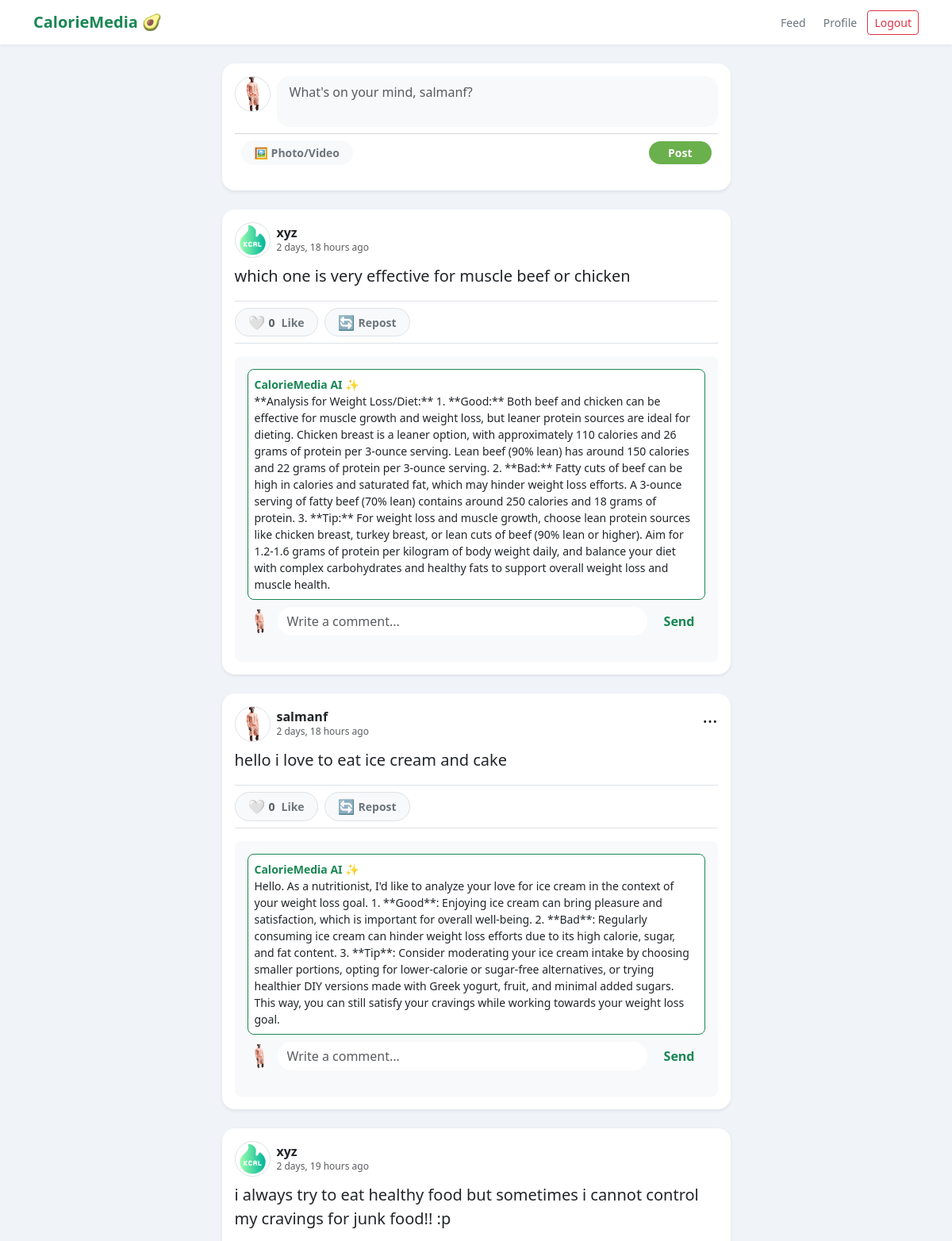
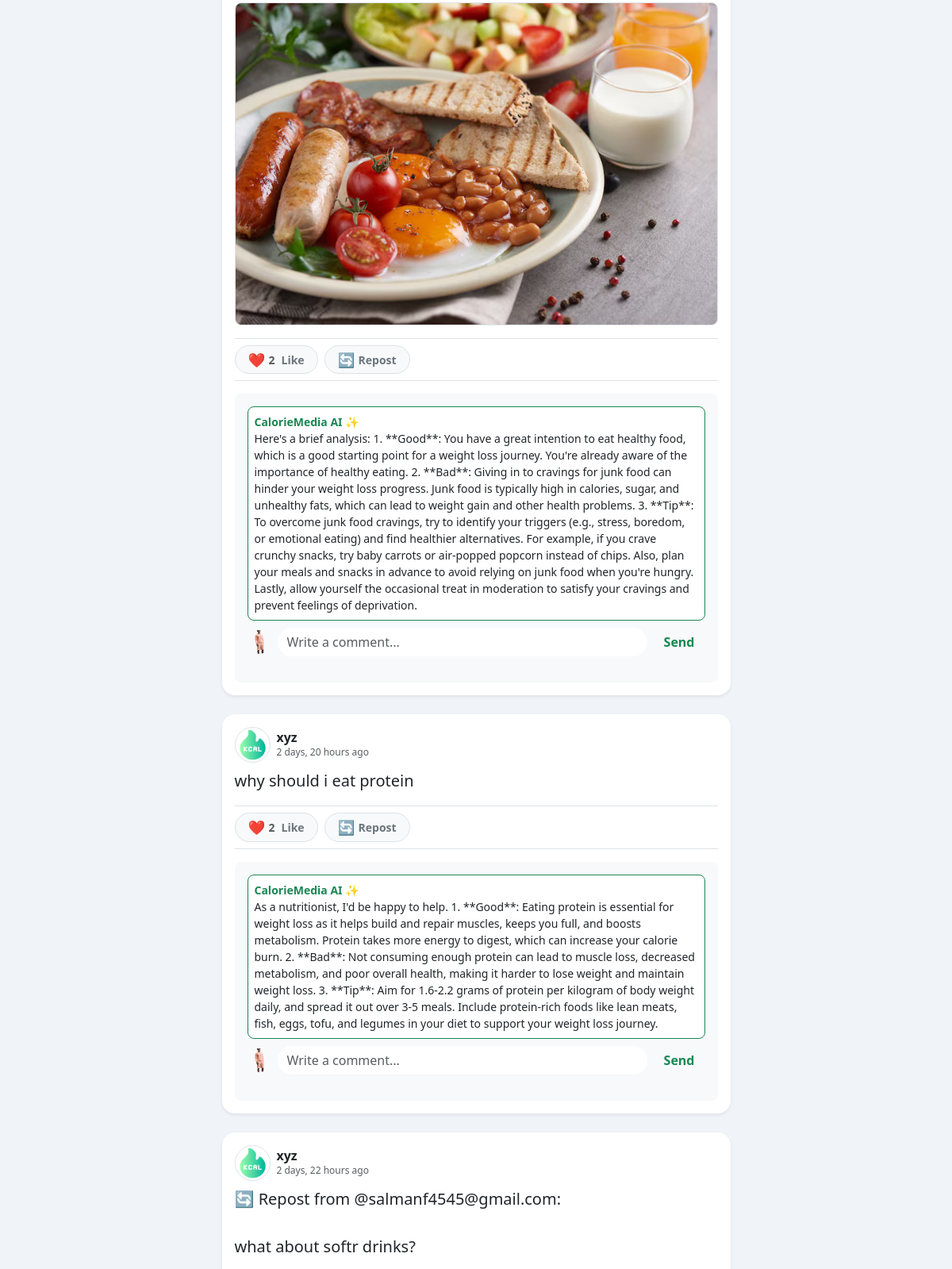
Screenshot of / (signed in, upper part) with the database file from the repository (2 pictures, top to bottom).
### accounts/models.py (models this page shows, shortened)
class Profile(models.Model):
    GOAL_CHOICES = [
        ('DIET', 'Lose Weight / Diet'),
        ('GAIN', 'Gain Fat / Muscle'),
    ]
    user = models.OneToOneField(User, on_delete=models.CASCADE)
    image = models.ImageField(default='default.jpg', upload_to='profile_pics')
    age = models.IntegerField(default=18)
    gender = models.CharField(max_length=10, default='Not Specified')
    weight = models.FloatField(help_text="in kg", default=60.0)
    height = models.FloatField(help_text="in cm", default=170.0)
    goal = models.CharField(max_length=4, choices=GOAL_CHOICES, default='DIET')

### feed/models.py (models this page shows, shortened)
class Post(models.Model):
    content = models.TextField()
    image = models.ImageField(upload_to='post_images', blank=True, null=True)
    date_posted = models.DateTimeField(default=timezone.now)
    author = models.ForeignKey(User, on_delete=models.CASCADE)
    likes = models.ManyToManyField(User, related_name='blog_posts', blank=True)

class Comment(models.Model):
    post = models.ForeignKey(Post, related_name='comments', on_delete=models.CASCADE)
    author_name = models.CharField(max_length=100)
    content = models.TextField()
    date_posted = models.DateTimeField(default=timezone.now)
    is_ai = models.BooleanField(default=False)

### feed/views.py (the view, shortened to what this page needs)
# urls.py: path('', feed_views.home, name='home'),
@login_required
def home(request):
    posts = Post.objects.all().order_by('-date_posted')
    return render(request, 'feed/home.html', {'posts': posts})

### templates/feed/home.html (shortened to what this page needs)
{% extends "base.html" %}
{% block content %}
<div class="row justify-content-center">
    <div class="col-md-7">
        <div class="card border-0 shadow-sm rounded-4 mb-4 p-3">
            <form method="POST" enctype="multipart/form-data">
                <div class="d-flex align-items-start">
                    <img src="{{ user.profile.image.url }}"
                         onerror="this.onerror=null;this.src='https://cdn-icons-png.flaticon.com/512/847/847969.png';"
                         class="rounded-circle me-2 border"
                         style="width: 45px; height: 45px; object-fit: cover; aspect-ratio: 1/1; object-position: center;">
                    <div class="w-100">
                        <textarea name="post_content"
                                  class="form-control border-0 bg-light rounded-4 px-3 py-2"
                                  rows="2"
                                  style="resize: none;"
                                  placeholder="What's on your mind, {{ user.username }}?" required></textarea>
                    </div>
                </div>
                <hr class="my-2 text-muted opacity-25">
                <div class="d-flex justify-content-between align-items-center px-2">
                    <div class="position-relative">
                        <label for="file-upload" class="btn btn-sm btn-light text-secondary fw-bold rounded-pill px-3">
                            🖼️ Photo/Video
                        </label>
                    </div>
                    <button type="submit" class="btn text-white rounded-pill px-4 fw-bold btn-sm" style="background-color: #6ab04c; border: none;">Post</button>
                </div>
            </form>
        </div>
        {% for post in posts %}
        <div class="card border-0 shadow-sm rounded-4 mb-4">
            <div class="card-body p-3">
                <div class="d-flex justify-content-between align-items-start mb-2">
                    <div class="d-flex align-items-center">
                        <img src="{{ post.author.profile.image.url }}"
                             onerror="this.onerror=null;this.src='https://cdn-icons-png.flaticon.com/512/847/847969.png';"
                             class="rounded-circle me-2 border"
                             style="width: 45px; height: 45px; object-fit: cover; aspect-ratio: 1/1; object-position: center;">
                        <div>
                            <h6 class="fw-bold mb-0 text-dark">{{ post.author.username }}</h6>
                            <small class="text-muted" style="font-size: 0.75rem;">{{ post.date_posted|timesince }} ago</small>
                        </div>
                    </div>
                    {% if post.author == user %}
                    <div class="dropdown">
                        <button class="btn btn-link text-dark text-decoration-none p-0 border-0"
                                type="button"
                                data-bs-toggle="dropdown"
                                aria-expanded="false"
                                style="font-size: 1.5rem; line-height: 1;">
                            &#8230;
                        </button>
                    </div>
                    {% endif %}
                </div>
                <p class="card-text fs-5 mb-3">{{ post.content|linebreaksbr }}</p>
                {% if post.image %}
                <div class="mb-3">
                    <img src="{{ post.image.url }}" class="img-fluid rounded-3 w-100 border" style="max-height: 500px; object-fit: cover;">
                </div>
                {% endif %}
                <div class="d-flex align-items-center gap-2 border-top border-bottom py-2 mb-3">
                    <button onclick="toggleLike({{ post.id }})"
                            class="btn btn-light btn-sm px-3 fw-bold border rounded-pill d-flex align-items-center gap-1"
                            style="transition: 0.2s;">
                        <span id="like-icon-{{ post.id }}" style="font-size: 1.1rem;">
                            {% if user in post.likes.all %}❤️{% else %}🤍{% endif %}
                        </span>
                        <span id="like-count-{{ post.id }}" class="text-muted">
                            {{ post.likes.count }}
                        </span>
                        <span class="text-secondary ms-1">Like</span>
                    </button>
                    <a href="{% url 'post-repost' post.id %}" class="btn btn-light btn-sm px-3 fw-bold border rounded-pill text-decoration-none d-flex align-items-center gap-1">
                        <span class="text-primary" style="font-size: 1.1rem;">🔄</span>
                        <span class="text-secondary">Repost</span>
                    </a>
                </div>
                <div class="bg-light p-3 rounded-3">
                    {% for comment in post.comments.all %}
                        <div class="d-flex mb-2">
                            <div class="flex-grow-1">
                                <div class="bg-white p-2 rounded-3 border {% if comment.is_ai %}border-success{% endif %}">
                                    <strong class="d-block small {% if comment.is_ai %}text-success{% else %}text-dark{% endif %}">
                                        {{ comment.author_name }} {% if comment.is_ai %}✨{% endif %}
                                    </strong>
                                    <span class="small">{{ comment.content }}</span>
                                </div>
                            </div>
                        </div>
                    {% endfor %}
                    <form method="POST" class="d-flex mt-2 align-items-center">
                        <img src="{{ user.profile.image.url }}"
                             onerror="this.onerror=null;this.src='https://cdn-icons-png.flaticon.com/512/847/847969.png';"
                             class="rounded-circle me-2"
                             style="width: 30px; height: 30px; object-fit: cover; aspect-ratio: 1/1; object-position: center;">
                        <input type="text" name="comment_content" class="form-control rounded-pill bg-white border-0" placeholder="Write a comment..." required>
                        <button type="submit" class="btn btn-link text-success text-decoration-none fw-bold ms-2">Send</button>
                    </form>
                </div>
            </div>
        </div>
        {% endfor %}
    </div>
</div>
{% endblock %}

### templates/base.html (style rules this page uses)
body { background-color: #f0f4f8; font-family: 'Poppins', sans-serif; color: #2d3436; }
body { background-color: #f0f4f8; color: #2d3436; font-family: 'Segoe UI', sans-serif; }
.card { border: none; border-radius: 15px; box-shadow: 0 4px 6px rgba(0,0,0,0.02); margin-bottom: 20px; }

### rows the page displays
Post: author.profile.image (picture), author.username "xyz", date_posted "2 days, 18 hours", content "which one is very effective for muscle beef or chicken", likes.count "0", profile.image (picture)
Comment: author_name "CalorieMedia AI", content "**Analysis for Weight Loss/Diet:** 1. **Good:** Both beef and chicken can be effective for muscle growth and weight loss, but leaner protein sources are ideal for dieting. Chicken breast is a leaner option, with approximately 110 calories and 26 grams of protein per 3-ounce serving. Lean beef (90% lean) has around 150 calories and 22 grams of protein per 3-ounce serving. 2. **Bad:** Fatty cuts of beef can be high in calories and saturated fat, which may hinder weight loss efforts. A 3-ounce serving of fatty beef (70% lean) contains around 250 calories and 18 grams of protein. 3. **Tip:** For weight loss and muscle growth, choose lean protein sources like chicken breast, turkey breast, or…"
Post: author.profile.image (picture), author.username "salmanf", date_posted "2 days, 18 hours", content "hello i love to eat ice cream and cake", likes.count "0", profile.image (picture)
Comment: author_name "CalorieMedia AI", content "Hello. As a nutritionist, I'd like to analyze your love for ice cream in the context of your weight loss goal. 1. **Good**: Enjoying ice cream can bring pleasure and satisfaction, which is important for overall well-being. 2. **Bad**: Regularly consuming ice cream can hinder weight loss efforts due to its high calorie, sugar, and fat content. 3. **Tip**: Consider moderating your ice cream intake by choosing smaller portions, opting for lower-calorie or sugar-free alternatives, or trying healthier DIY versions made with Greek yogurt, fruit, and minimal added sugars. This way, you can still satisfy your cravings while working towards your weight loss goal."
Post: author.profile.image (picture), author.username "xyz", date_posted "2 days, 19 hours", content "i always try to eat healthy food but sometimes i cannot control my cravings for junk food!! :p", image (picture), likes.count "2", profile.image (picture)
Comment: author_name "CalorieMedia AI", content "Here's a brief analysis: 1. **Good**: You have a great intention to eat healthy food, which is a good starting point for a weight loss journey. You're already aware of the importance of healthy eating. 2. **Bad**: Giving in to cravings for junk food can hinder your weight loss progress. Junk food is typically high in calories, sugar, and unhealthy fats, which can lead to weight gain and other health problems. 3. **Tip**: To overcome junk food cravings, try to identify your triggers (e.g., stress, boredom, or emotional eating) and find healthier alternatives. For example, if you crave crunchy snacks, try baby carrots or air-popped popcorn instead of chips. Also, plan your meals and snacks in…"
Post: author.profile.image (picture), author.username "xyz", date_posted "2 days, 20 hours", content "why should i eat protein", likes.count "2", profile.image (picture)
Comment: author_name "CalorieMedia AI", content "As a nutritionist, I'd be happy to help. 1. **Good**: Eating protein is essential for weight loss as it helps build and repair muscles, keeps you full, and boosts metabolism. Protein takes more energy to digest, which can increase your calorie burn. 2. **Bad**: Not consuming enough protein can lead to muscle loss, decreased metabolism, and poor overall health, making it harder to lose weight and maintain weight loss. 3. **Tip**: Aim for 1.6-2.2 grams of protein per kilogram of body weight daily, and spread it out over 3-5 meals. Include protein-rich foods like lean meats, fish, eggs, tofu, and legumes in your diet to support your weight loss journey."
Post: author.profile.image (picture), author.username "xyz", date_posted "2 days, 22 hours", content "🔄 Repost from @salmanf4545@gmail.com: what about softr drinks?"
